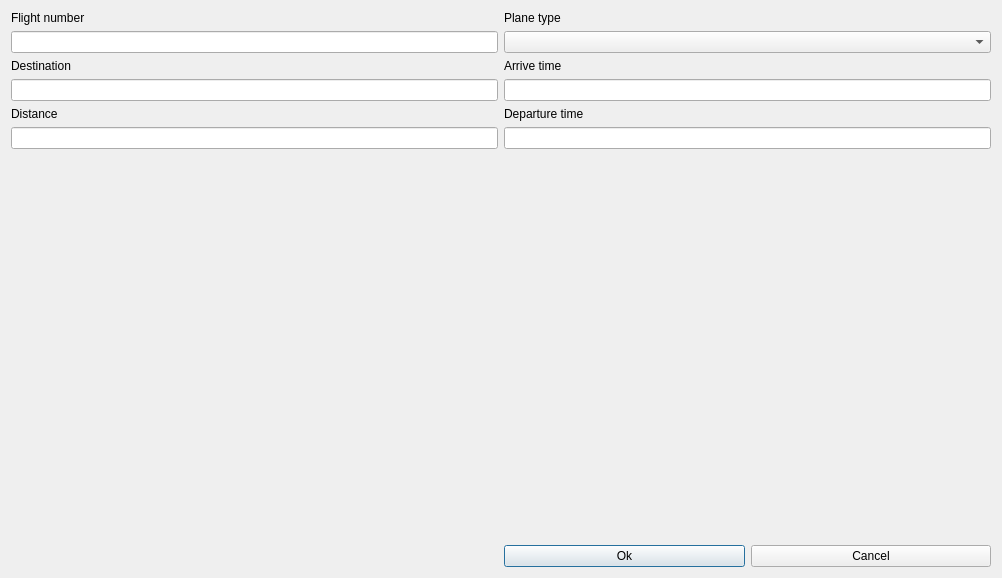
<?xml version="1.0" encoding="UTF-8"?>
<ui version="4.0">
 <class>DialogEdit</class>
 <widget class="QDialog" name="DialogEdit">
  <property name="geometry">
   <rect>
    <x>0</x>
    <y>0</y>
    <width>1002</width>
    <height>578</height>
   </rect>
  </property>
  <property name="windowTitle">
   <string>Dialog</string>
  </property>
  <layout class="QGridLayout" name="gridLayout">
   <item row="0" column="1" rowspan="2">
    <layout class="QVBoxLayout" name="verticalLayout_3">
     <item>
      <widget class="QLabel" name="label_7">
       <property name="text">
        <string>Plane type</string>
       </property>
      </widget>
     </item>
     <item>
      <widget class="QComboBox" name="PlaneType"/>
     </item>
     <item>
      <widget class="QLabel" name="label_8">
       <property name="text">
        <string>Arrive time</string>
       </property>
      </widget>
     </item>
     <item>
      <widget class="QLineEdit" name="arrTimeL"/>
     </item>
     <item>
      <widget class="QLabel" name="label_9">
       <property name="text">
        <string>Departure time</string>
       </property>
      </widget>
     </item>
     <item>
      <widget class="QLineEdit" name="depTimeL"/>
     </item>
     <item>
      <spacer name="verticalSpacer_3">
       <property name="orientation">
        <enum>Qt::Vertical</enum>
       </property>
       <property name="sizeHint" stdset="0">
        <size>
         <width>20</width>
         <height>271</height>
        </size>
       </property>
      </spacer>
     </item>
     <item>
      <layout class="QHBoxLayout" name="horizontalLayout_2">
       <item>
        <widget class="QPushButton" name="OkButton_2">
         <property name="text">
          <string>Ok</string>
         </property>
        </widget>
       </item>
       <item>
        <widget class="QPushButton" name="CancelButton">
         <property name="text">
          <string>Cancel</string>
         </property>
        </widget>
       </item>
      </layout>
     </item>
    </layout>
   </item>
   <item row="0" column="0">
    <layout class="QVBoxLayout" name="verticalLayout_4">
     <item>
      <widget class="QLabel" name="label_10">
       <property name="text">
        <string>Flight number</string>
       </property>
      </widget>
     </item>
     <item>
      <widget class="QLineEdit" name="numberL"/>
     </item>
     <item>
      <widget class="QLabel" name="label_11">
       <property name="text">
        <string>Destination</string>
       </property>
      </widget>
     </item>
     <item>
      <widget class="QLineEdit" name="destL"/>
     </item>
     <item>
      <widget class="QLabel" name="label_12">
       <property name="text">
        <string>Distance</string>
       </property>
      </widget>
     </item>
     <item>
      <widget class="QLineEdit" name="distL"/>
     </item>
     <item>
      <spacer name="verticalSpacer_4">
       <property name="orientation">
        <enum>Qt::Vertical</enum>
       </property>
       <property name="sizeHint" stdset="0">
        <size>
         <width>20</width>
         <height>40</height>
        </size>
       </property>
      </spacer>
     </item>
    </layout>
   </item>
  </layout>
 </widget>
 <resources/>
 <connections/>
</ui>
